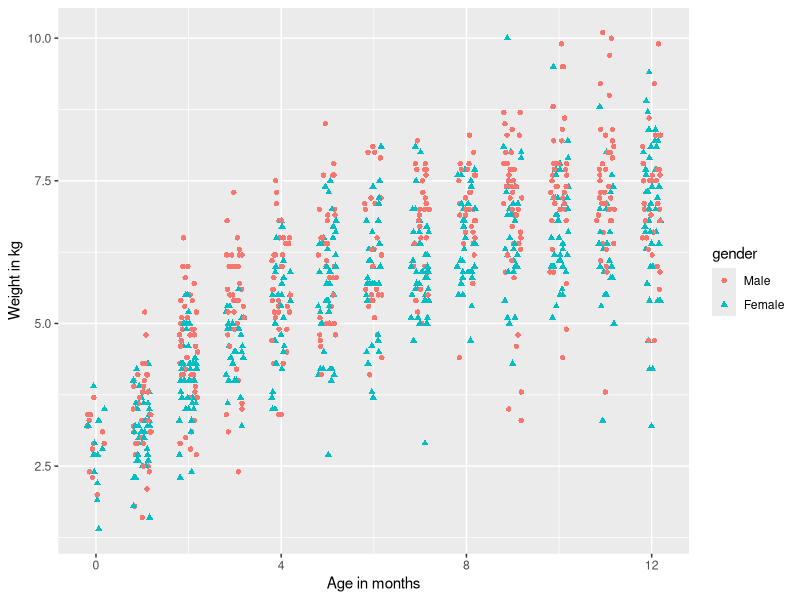
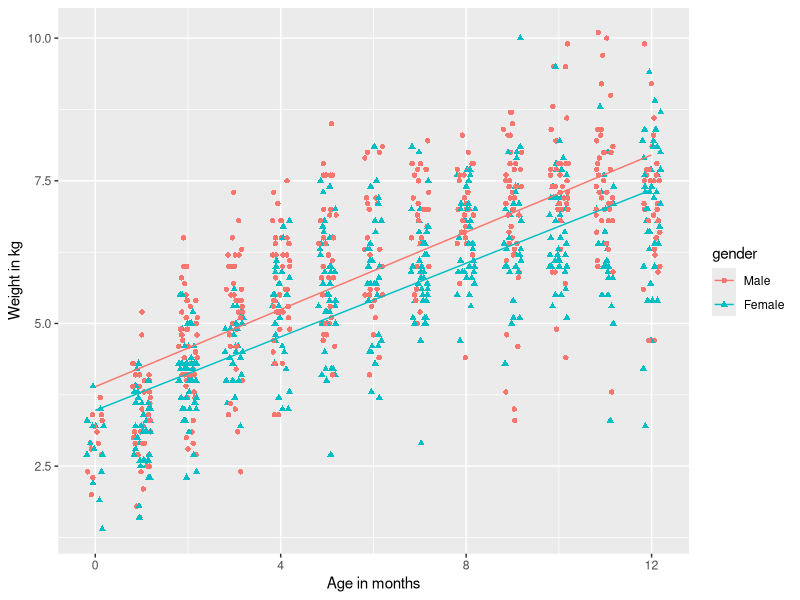
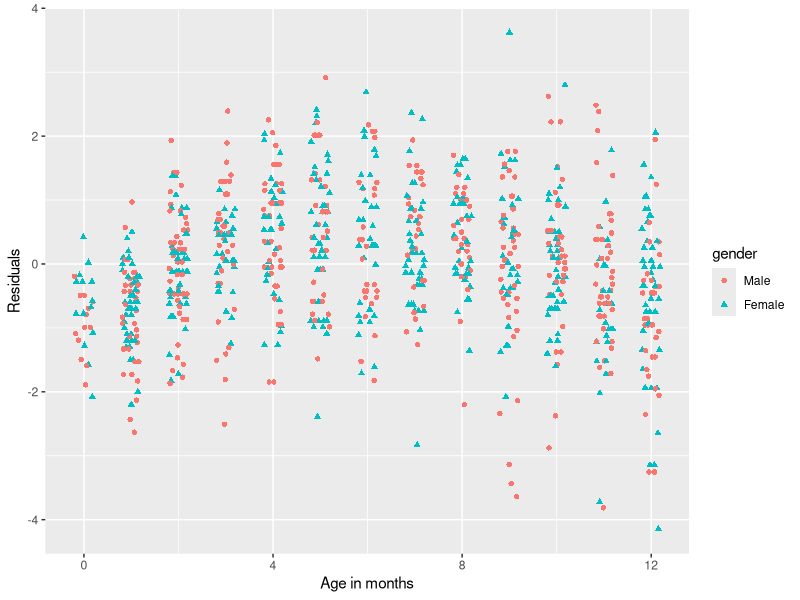
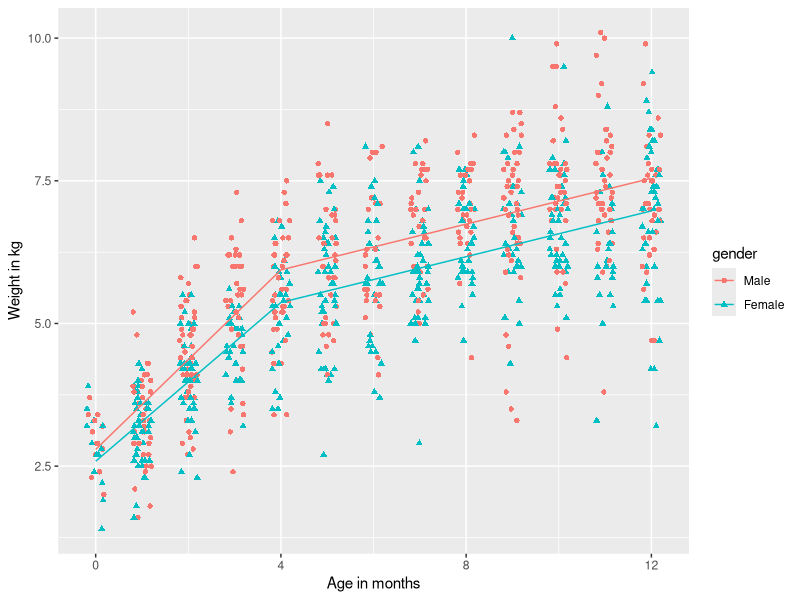
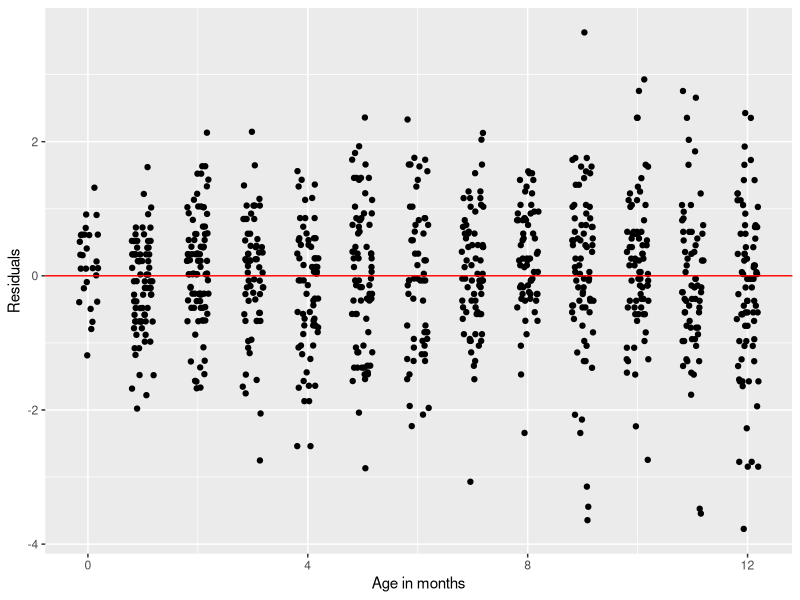
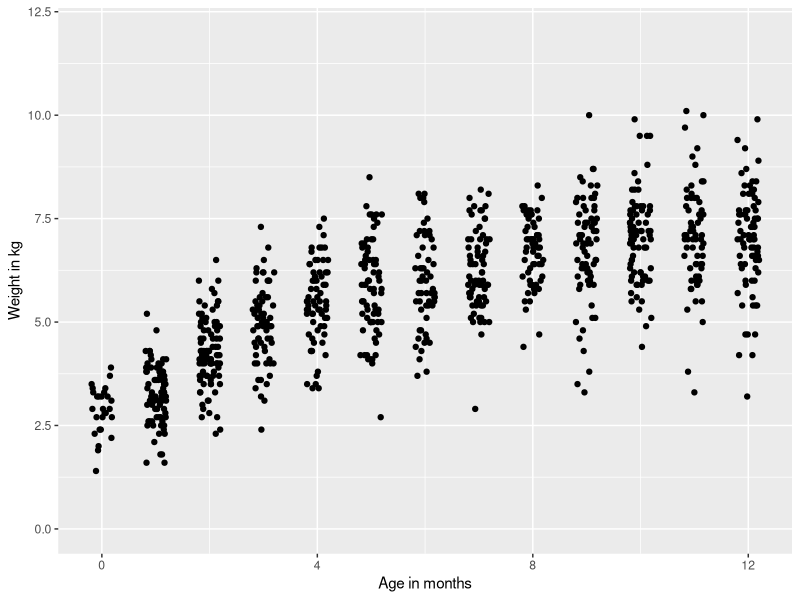
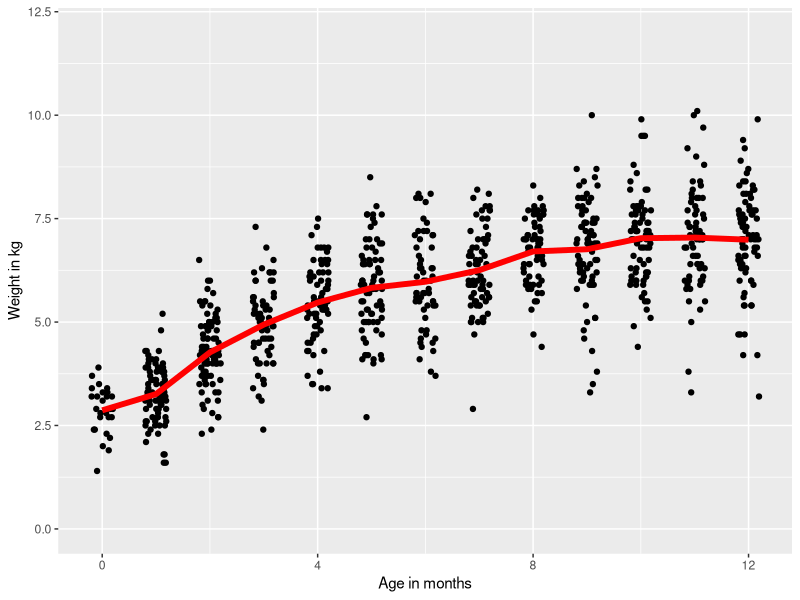
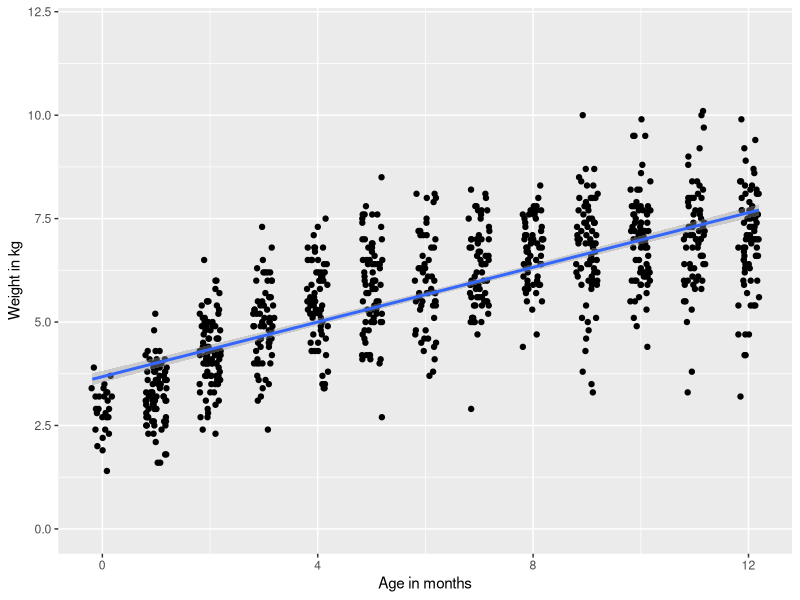

Reproduce these figures in R, in order.
#Pre
library(tidyverse) 

#Load dataset
nepalA <- read_csv("nepal_anthro.csv")

nepalData = nepalA %>%   ### store this dataset under a new name   
filter(age <= 12) %>%   ### keep only children with age <= 12   
filter(!is.na(height), !is.na(weight), !is.na(armcirc)) ### remove NAs

nepalData = nepalData %>%    
  mutate(gender = recode_factor(sex, `1`="Male", `2`="Female"))
### the first level you designate will be the reference! 

qplot(x=jitter(age), y=weight, color=gender, shape=gender,  
      data=nepalData, xlab="Age in months", ylab="Weight in kg")

model1 = lm(weight ~ age + gender, data=nepalData) 
summary(model1) 
confint(model1) 

model2 = lm(weight ~ age*gender, data=nepalData) ## This is equivalent to lm(weight ~ age + gender + age:gender)
summary(model2) 
confint(model2)

qplot(x=jitter(age), y=weight, color=gender, shape=gender, data=nepalData,  
      xlab="Age in months", ylab="Weight in kg") +          
  geom_line(aes(x = age, y=model2$fitted.values, color=gender))

#Calculate the residuals from this model and plot them against age using the same colors for boys and girls as were used for the raw data. Comment whether this model, that assumes growth is linear in the first year, is adequate.
qplot(y=model2$residuals, x=jitter(age), color=gender, shape=gender,  
      data=nepalData, ylab="Residuals", xlab="Age in months")

#Add a linear spline term with a break at 4 months and its interaction with gender to the model above. Call the new model B. Calculate and plot the fitted values from Model B against age. Interpret each of the coefficients in Model B
nepalData = nepalData %>% mutate(agesp = ifelse(age > 4, age-4, 0)) 

model3 = lm(weight ~ age*gender + agesp*gender, data=nepalData) 
summary(model3) 
confint(model3)

qplot(x=jitter(age), y=weight, color=gender, shape=gender, 
      data=nepalData, xlab="Age in months", ylab="Weight in kg") +    
  geom_line(aes(x = age, y=model3$fitted.values, color=gender))

#Test the null hypothesis that growth is linear over the first twelve months by testing whether the coefficients of the two new terms in Model B are both zero
anova(model2, model3)  # tests the coefficients that are different between the two models

#Another way to do it
library(survey) 
regTermTest(model3, ~ agesp + agesp:gender)

#Calculate the residuals from this model and plot them against age. Comment on any assumptions of the linear regression that still appear to be violated.
qplot(y=model3$residuals, x=jitter(age), data=nepalData, ylab="Residuals", 
      xlab="Age in months") + geom_hline(yintercept=0, color="red")


#############################################################################
#Plot weight against age (use small plotting symbols, e.g. dots, and jitter the points so they can all be seen).   
qplot(x=jitter(age), y=weight, data=nepalData, xlab="Age in months",  
      ylab="Weight in kg", ylim=c(0,12))

nepalData %>% group_by(age) %>%summarize(mean=mean(weight))

qplot(x=jitter(age), y=weight, data=nepalData, xlab="Age in months",  
      ylab="Weight in kg", ylim=c(0,12)) +      
      stat_summary(aes(x=age, y=weight), fun.y=mean, geom="line", lwd=2,    
      color="red")

#Use simple linear regression to regress weight on age and add the least squares line to the plot. 
model4 = lm(weight ~ age, data=nepalData) 
summary(model4) 
confint(model4) 


qplot(x=jitter(age), y=weight, data=nepalData, xlab="Age in months",  
       ylab="Weight in kg", ylim=c(0,12)) + geom_smooth(method="lm")


#Calculate the residuals from the simple linear regression above and plot them versus age. Add a smooth function using lowess smoothing.
qplot(y=model4$residuals, x=jitter(age), data=nepalData, ylab="Residuals",  
      xlab="Age in months") +   
  geom_smooth(method="loess", se=FALSE) +      #loess smoother 
  geom_hline(yintercept=0, color="red")        #horizontal y=0 line

#regress weight onto the monthly mean ages. 
model5 = lm(weight ~ as.factor(age), data=nepalData) 
summary(model5) 
confint(model5)

#
#age_sp1 = (age – 2)+ = age – 2 if age > 2, 0 if not 
#age_sp2 = (age - 4)+ = age – 4 if age > 4, 0 if not
#age_sp3 = (age - 6)+ = age – 6 if age > 6, 0 if not 

nepalData = nepalData %>%    
  mutate(age_sp1 = ifelse(age > 2, age-2, 0)) %>%   
  mutate(age_sp2 = ifelse(age > 4, age-4, 0)) %>%   
  mutate(age_sp3 = ifelse(age > 6, age-6, 0))

#Regress weight on age, age_sp1, age_sp2 and age_sp3. 
model6 = lm(weight ~ age + age_sp1 + age_sp2 + age_sp3, data=nepalData) 
summary(model6) 
confint(model6)

#
qplot(x=jitter(age), y=weight, data=nepalData, xlab="Age in months",  
  ylab="Weight in kg", ylim=c(0,12)) +      
  geom_line(aes(x = age, y=model6$fitted.values), color="red", lwd=2)

#Ftest
anova(model4, model6)

AIC(model4, model5, model6)

mean(model4$residuals^2)

mean(model5$residuals^2)

mean(model6$residuals^2)
